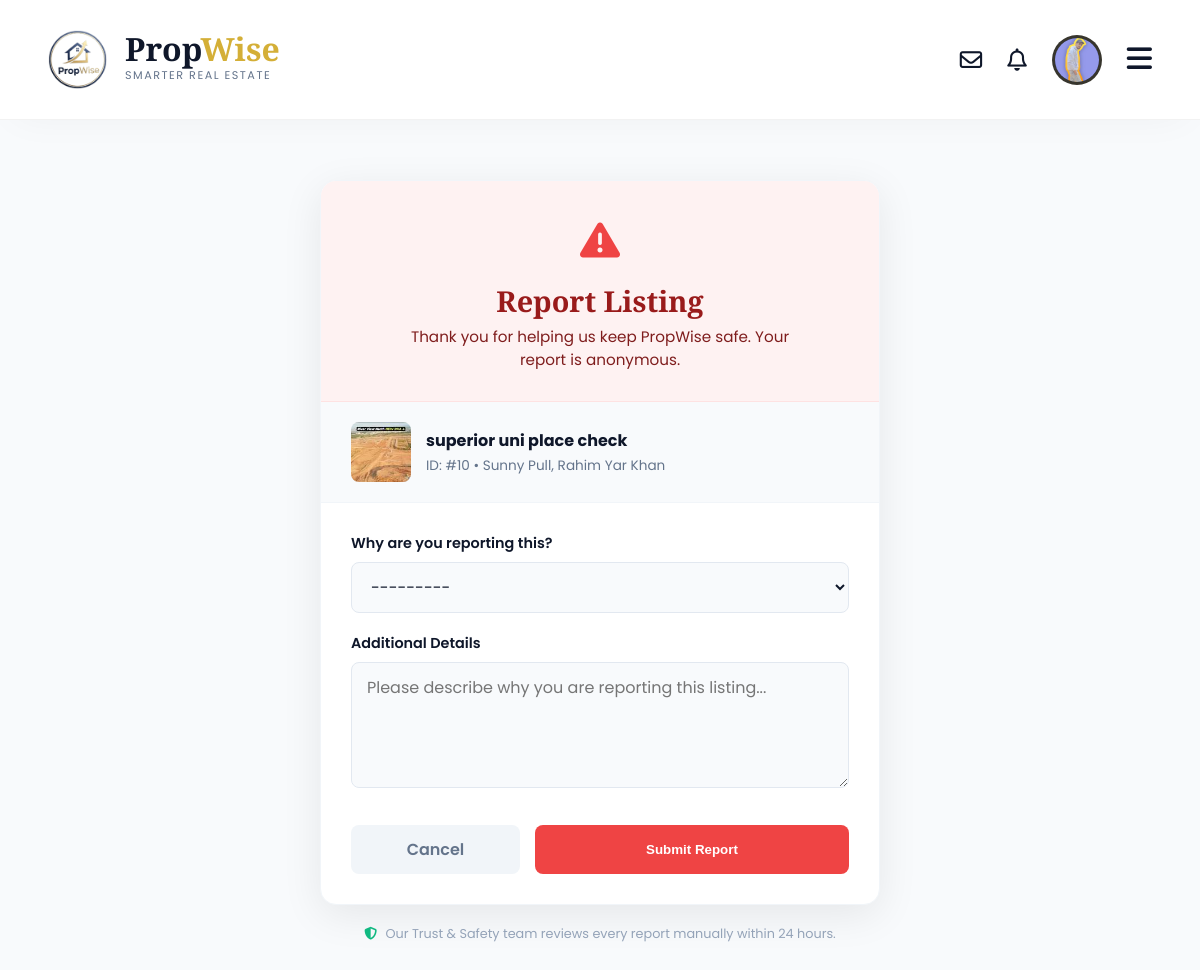
The app's page /listings/report/10/ (signed in) with its own data.
### accounts/models.py (models this page shows, shortened)
class User(AbstractUser):
    is_agent = models.BooleanField('Is agent', default=False)
    is_buyer = models.BooleanField('Is buyer', default=True) # By default, users are buyers
    phone_number = models.CharField(max_length=20, blank=True)
    profile_picture = models.ImageField(upload_to='profile_pics/', blank=True, null=True)
    favorites = models.ManyToManyField(
        Property,
        related_name="favorited_by",
        blank=True
    )

### properties/models.py (models this page shows, shortened)
class Property(models.Model):
    title = models.CharField(max_length=255)
    description = models.TextField()
    price = models.BigIntegerField()
    area = models.ForeignKey(
        Area,
        on_delete=models.SET_NULL,
        null=True,
        related_name="properties"
    )
    latitude = models.DecimalField(
        max_digits=9,
        decimal_places=6,
        null=True,
        blank=True,
        help_text="Exact latitude of the property (e.g., 31.470510)"
    )
    longitude = models.DecimalField(
        max_digits=9,
        decimal_places=6,
        null=True,
        blank=True,
        help_text="Exact longitude of the property (e.g., 74.394170)"
    )
    purpose = models.CharField(max_length=10, choices=PropertyPurpose.choices)
    property_type = models.CharField(max_length=20, choices=PropertyType.choices)
    bedrooms = models.PositiveSmallIntegerField(null=True, blank=True)
    bathrooms = models.PositiveSmallIntegerField(null=True, blank=True)
    area_size = models.DecimalField(max_digits=10, decimal_places=2)
    area_unit = models.CharField(max_length=10, choices=AreaUnit.choices, default=AreaUnit.MARLA)
    agent = models.ForeignKey(settings.AUTH_USER_MODEL, on_delete=models.CASCADE, related_name="properties")
    created_at = models.DateTimeField(auto_now_add=True)
    updated_at = models.DateTimeField(auto_now=True)
    main_image = models.ImageField(upload_to='properties/main_images/', null=True, blank=True)
    is_verified = models.BooleanField(
        default=False,
        help_text="Mark this listing as verified by the admin (e.g., checked for accuracy)."
    )
    is_featured = models.BooleanField(
        default=False,
        help_text="Mark this listing as 'Featured' to show it at the top."
    )
    featured_until = models.DateTimeField(
        null=True,
        blank=True,
        help_text="When this listing should stop being featured (e.g., 7 days from now)."
    )
    status = models.CharField(
        max_length=10,
        choices=PropertyStatus.choices,
        default=PropertyStatus.ACTIVE,
        help_text="The current status of the listing (e.g., Active, Sold)."
    )
    sold_date = models.DateTimeField(
        null=True,
        blank=True,
        help_text="The date and time this property was marked as sold."
    )
    video_url = models.URLField(
        max_length=500,
        null=True,
        blank=True,
        help_text="A link to a YouTube or Vimeo video walkthrough (e.g., https://www.youtube.com/watch?v=...)"
    )

### locations/models.py (models this page shows, shortened)
class Area(models.Model):
    name = models.CharField(max_length=150)
    city = models.ForeignKey(City, on_delete=models.CASCADE, related_name="areas")
    description = models.TextField(
        blank=True,
        null=True,
        help_text="A detailed description of the neighborhood (e.g., amenities, lifestyle)."
    )
    latitude = models.DecimalField(
        max_digits=9,
        decimal_places=6,
        null=True,
        blank=True,
        help_text="Latitude for the map (e.g., 31.470510)"
    )
    longitude = models.DecimalField(
        max_digits=9,
        decimal_places=6,
        null=True,
        blank=True,
        help_text="Longitude for the map (e.g., 74.394170)"
    )
    class Meta:
        unique_together = ('name', 'city')
    def __str__(self):
        return f"{self.name}, {self.city.name}"

class City(models.Model):
    name = models.CharField(max_length=100, unique=True)
    class Meta:
        verbose_name_plural = "Cities" # Fixes "Citys" in the admin panel

### properties/views.py (the view)
# urls.py: path('report/<int:pk>/', views.report_listing_view, name='report_listing'),
@login_required
def report_listing_view(request, pk):
    property_obj = get_object_or_404(Property, pk=pk)
    if request.method == 'POST':
        form = ListingReportForm(request.POST)
        if form.is_valid():
            report = form.save(commit=False)
            report.property = property_obj
            report.reporter = request.user
            report.save()
            messages.success(request, "Thank you. This listing has been reported to the admin.")
            return redirect('property_detail', pk=pk)
    else:
        form = ListingReportForm()
    context = {
        'form': form,
        'property': property_obj
    }
    return render(request, 'properties/report_listing.html', context)

### properties/forms.py
class ListingReportForm(forms.ModelForm):
    class Meta:
        model = ListingReport
        fields = ['reason', 'description']
        widgets = {
            'reason': forms.Select(attrs={'class': 'form-select'}),
            'description': forms.Textarea(attrs={
                'class': 'form-control',
                'rows': 4,
                'placeholder': 'Please describe why you are reporting this listing...'
            }),
        }
        labels = {
            'reason': 'Reason for Reporting',
            'description': 'Additional Details',
        }

### accounts/context_processors.py (called while the page is built)
def notifications(request):
    if request.user.is_authenticated:
        unread_notifs = Notification.objects.filter(
            recipient=request.user,
            is_read=False
        )
        return {
            'notification_count': unread_notifs.count(),
            'notification_list': unread_notifs[:5] # Only show the top 5 in the dropdown
        }
    return {}

### properties/templates/properties/report_listing.html (shortened to what this page needs)
{% extends 'base.html' %}
{% load static %}
{% block content %}
<div class="report-container">
    <div class="report-card">
        <div class="report-header">
            <div class="report-icon"><i class="fa-solid fa-triangle-exclamation"></i></div>
            <h1 class="report-title">Report Listing</h1>
            <p class="report-sub">Thank you for helping us keep PropWise safe. Your report is anonymous.</p>
        </div>
        <div class="prop-context">
            {% if property.main_image %}
                <img src="{{ property.main_image.url }}" alt="Prop" class="prop-thumb">
            {% else %}
                <div class="prop-thumb" style="display:flex; align-items:center; justify-content:center; color:#cbd5e1;">
                    <i class="fa-solid fa-image"></i>
                </div>
            {% endif %}
            <div class="prop-info">
                <h4>{{ property.title }}</h4>
                <p>ID: #{{ property.pk }} • {{ property.area }}</p>
            </div>
        </div>
        <div class="form-body">
            <form method="POST">
                <div class="form-group">
                    <label class="form-label">Why are you reporting this?</label>
                    {{ form.reason }}
                </div>
                <div class="form-group">
                    <label class="form-label">Additional Details</label>
                    {{ form.description }}
                </div>
                <div class="btn-row">
                    <a href="{% url 'property_detail' pk=property.pk %}" class="btn-cancel">Cancel</a>
                    <button type="submit" class="btn-submit">Submit Report</button>
                </div>
            </form>
        </div>
    </div>
    <div class="safety-note">
        <i class="fa-solid fa-shield-halved"></i> Our Trust & Safety team reviews every report manually within 24 hours.
    </div>
</div>
{% endblock content %}

### templates/base.html (shortened to what this page needs)
{% load static %}
<!DOCTYPE html>
<html lang="en">
<head>
    <link rel="stylesheet" href="https://cdnjs.cloudflare.com/ajax/libs/font-awesome/6.4.0/css/all.min.css">
</head>
<body>
    <nav class="navbar">
        <a href="{% url 'homepage' %}" class="nav-brand">
            <img src="{% static 'images/logo.png' %}" alt="PropWise">
            <div class="brand-text-col">
                <div class="brand-main">Prop<span>Wise</span></div>
                <div class="brand-tagline">Smarter Real Estate</div>
            </div>
        </a>
        <div class="nav-right">
            {% if user.is_authenticated %}
                <a href="{% url 'chat_inbox' %}" class="nav-icon" title="Messages">
                    <i class="fa-regular fa-envelope"></i>
                </a>
                <div class="nav-icon" onclick="toggleID('notif-drop')" title="Notifications">
                    <i class="fa-regular fa-bell"></i>
                </div>
                <div class="user-menu-container">
                    <div class="user-avatar" onclick="toggleID('user-drop')">
                        {% if user.profile_picture %}
                            <img src="{{ user.profile_picture.url }}" alt="{{ user.username }}">
                        {% else %}
                            <i class="fa-regular fa-user"></i>
                        {% endif %}
                    </div>
                </div>
            {% else %}
                <a href="{% url 'login' %}" class="nav-link">Log In</a>
                <a href="{% url 'signup' %}" class="btn-create">Sign Up</a>
            {% endif %}
            <div class="hamburger" onclick="toggleID('mobile-menu')">
                <i class="fa-solid fa-bars"></i>
            </div>
        </div>
    </nav>
    {% block content %}
    {% endblock %}
</body>
</html>

### templates/base.html (style rules this page uses)
:root { --pw-navy: #0F172A; --pw-gold: #D4AF37; --pw-gold-hover: #B5952F; --pw-gold-glow: rgba(212, 175, 55, 0.5); --pw-bg: #ffffff; --pw-text-body: #334155; --pw-light-gray: #F8FAFC; }
* { margin: 0; padding: 0; box-sizing: border-box; }
body { font-family: 'Poppins', sans-serif; background-color: var(--pw-light-gray); color: var(--pw-text-body); padding-top: 120px; overflow-x: hidden; }
a { text-decoration: none; color: inherit; transition: all 0.3s ease; }
.navbar { position: fixed; top: 0; left: 0; width: 100%; height: 120px; background: #ffffff; display: flex; align-items: center; justify-content: space-between; padding: 0 4%; z-index: 1000; border-bottom: 1px solid rgba(0,0,0,0.05); box-shadow: 0 10px 40px -15px rgba(0,0,0,0.05); animation: slideDown 0.5s ease-out; }
.nav-brand { display: flex; align-items: center; gap: 18px; text-decoration: none; }
.nav-brand img { height: 85px; width: auto; object-fit: contain; mix-blend-mode: multiply; display: block; transition: transform 0.3s ease; }
.brand-text-col { display: flex; flex-direction: column; justify-content: center; }
.brand-main { font-family: 'Playfair Display', serif; font-size: 2rem; font-weight: 800; color: var(--pw-navy); line-height: 0.9; }
.brand-main span { color: var(--pw-gold); }
.brand-tagline { font-family: 'Poppins', sans-serif; font-size: 0.85rem; color: #64748b; font-weight: 400; letter-spacing: 1.5px; text-transform: uppercase; margin-top: 4px; }
.nav-right { display: flex; align-items: center; gap: 25px; }
.nav-icon { font-size: 1.4rem; color: var(--pw-navy); cursor: pointer; position: relative; transition: 0.3s; }
.user-menu-container { position: relative; }
.user-avatar { width: 50px; height: 50px; background: var(--pw-navy); color: var(--pw-gold); border-radius: 50%; display: flex; align-items: center; justify-content: center; font-weight: 600; font-size: 1.2rem; cursor: pointer; border: 3px solid rgba(212, 175, 55, 0.2); transition: all 0.3s; overflow: hidden; }
.user-avatar img { width: 100%; height: 100%; object-fit: cover; }
.hamburger { display: none; font-size: 1.8rem; cursor: pointer; color: var(--pw-navy); }
@media (max-width: 1200px) { .hamburger { display: block; } }
@media (max-width: 1200px) { .nav-brand img { height: 60px; } }
@media (max-width: 1200px) { .brand-tagline { font-size: 0.7rem; } }

### properties/templates/properties/report_listing.html (style rules this page uses)
.report-container { max-width: 600px; margin: 60px auto; padding: 0 20px; }
.report-card { background: white; border-radius: 16px; box-shadow: 0 10px 40px rgba(0,0,0,0.08); border: 1px solid #f1f5f9; overflow: hidden; }
.report-header { background: #fef2f2; padding: 30px; text-align: center; border-bottom: 1px solid #fee2e2; }
.report-icon { font-size: 2.5rem; color: #ef4444; margin-bottom: 10px; }
.report-title { font-family: 'Playfair Display', serif; font-size: 1.8rem; color: #991b1b; margin-bottom: 5px; font-weight: 700; }
.report-sub { color: #7f1d1d; font-size: 0.95rem; max-width: 400px; margin: 0 auto; }
.prop-context { padding: 20px 30px; background: #f8fafc; border-bottom: 1px solid #f1f5f9; display: flex; align-items: center; gap: 15px; }
.prop-thumb { width: 60px; height: 60px; border-radius: 8px; object-fit: cover; background: #e2e8f0; }
.prop-info h4 { margin: 0 0 3px; font-size: 1rem; color: var(--pw-navy); }
.prop-info p { margin: 0; font-size: 0.85rem; color: #64748b; }
.form-body { padding: 30px; }
.form-group { margin-bottom: 20px; }
.form-label { display: block; font-size: 0.9rem; font-weight: 600; color: var(--pw-navy); margin-bottom: 8px; }
.form-body select, .form-body textarea, .form-body input[type="text"] { width: 100%; padding: 12px 15px; border: 1px solid #e2e8f0; border-radius: 8px; font-family: 'Poppins', sans-serif; font-size: 1rem; color: var(--pw-navy); background: #f8fafc; transition: 0.3s; box-sizing: border-box; }
.btn-row { display: flex; gap: 15px; margin-top: 30px; }
.btn-submit { flex: 2; padding: 12px; background: #ef4444; color: white; border: none; border-radius: 8px; font-weight: 600; cursor: pointer; transition: 0.3s; }
.btn-cancel { flex: 1; padding: 12px; background: #f1f5f9; color: #64748b; border: none; border-radius: 8px; font-weight: 600; cursor: pointer; text-align: center; text-decoration: none; transition: 0.3s; }
.safety-note { text-align: center; margin-top: 20px; color: #94a3b8; font-size: 0.8rem; }
.safety-note i { color: #10b981; margin-right: 5px; }

### records on screen
User: profile_picture (picture)
Property: main_image (picture), title "superior uni place check", pk "10", area "Sunny Pull, Rahim Yar Khan"
